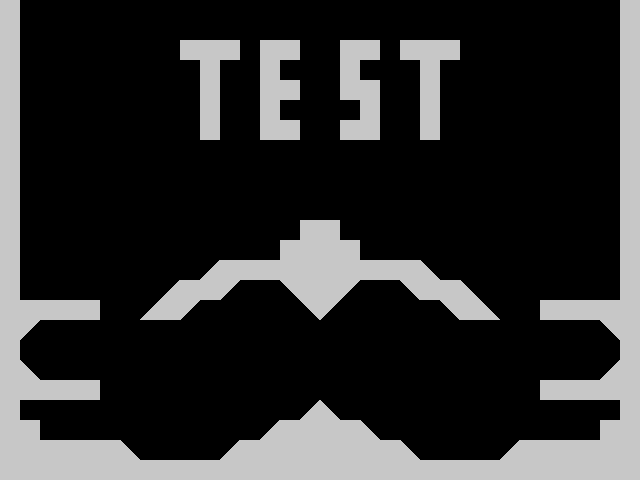

This game map was drawn from its Tiled (.tmx) file and the tilesets committed beside it. A one-line description and the full map source follow:
An orthogonal 32x24 tile map with 20x20 px tiles, 1 tile layer (Tile Layer 1).

<map version="1.4" tiledversion="1.4.3" orientation="orthogonal" renderorder="right-down" width="32" height="24" tilewidth="20" tileheight="20" infinite="0" nextlayerid="2" nextobjectid="1">
 <editorsettings>
  <export target="Level-Test-Tilemap.json" format="json" />
 </editorsettings>
 <tileset firstgid="1" source="Level-Test-Tileset.tsx" />
 <layer id="1" name="Tile Layer 1" width="32" height="24">
  <data encoding="csv">
2,0,0,0,0,0,0,0,0,0,0,0,0,0,0,0,0,0,0,0,0,0,0,0,0,0,0,0,0,0,0,2,
2,0,0,0,0,0,0,0,0,0,0,0,0,0,0,0,0,0,0,0,0,0,0,0,0,0,0,0,0,0,0,2,
2,0,0,0,0,0,0,0,0,2,2,2,0,2,2,0,0,2,2,0,2,2,2,0,0,0,0,0,0,0,0,2,
2,0,0,0,0,0,0,0,0,0,2,0,0,2,0,0,0,2,0,0,0,2,0,0,0,0,0,0,0,0,0,2,
2,0,0,0,0,0,0,0,0,0,2,0,0,2,2,0,0,2,2,0,0,2,0,0,0,0,0,0,0,0,0,2,
2,0,0,0,0,0,0,0,0,0,2,0,0,2,0,0,0,0,2,0,0,2,0,0,0,0,0,0,0,0,0,2,
2,0,0,0,0,0,0,0,0,0,2,0,0,2,2,0,0,2,2,0,0,2,0,0,0,0,0,0,0,0,0,2,
2,0,0,0,0,0,0,0,0,0,0,0,0,0,0,0,0,0,0,0,0,0,0,0,0,0,0,0,0,0,0,2,
2,0,0,0,0,0,0,0,0,0,0,0,0,0,0,0,0,0,0,0,0,0,0,0,0,0,0,0,0,0,0,2,
2,0,0,0,0,0,0,0,0,0,0,0,0,0,0,0,0,0,0,0,0,0,0,0,0,0,0,0,0,0,0,2,
2,0,0,0,0,0,0,0,0,0,0,0,0,0,0,0,0,0,0,0,0,0,0,0,0,0,0,0,0,0,0,2,
2,0,0,0,0,0,0,0,0,0,0,0,0,0,0,2,2,0,0,0,0,0,0,0,0,0,0,0,0,0,0,2,
2,0,0,0,0,0,0,0,0,0,0,0,0,0,2,2,2,2,0,0,0,0,0,0,0,0,0,0,0,0,0,2,
2,0,0,0,0,0,0,0,0,0,5,2,2,2,2,2,2,2,2,2,2,3,0,0,0,0,0,0,0,0,0,2,
2,0,0,0,0,0,0,0,5,2,2,4,0,0,6,2,2,4,0,0,6,2,2,3,0,0,0,0,0,0,0,2,
2,2,2,2,2,0,0,5,2,4,0,0,0,0,0,6,4,0,0,0,0,0,6,2,3,0,0,2,2,2,2,2,
2,4,0,0,0,0,0,0,0,0,0,0,0,0,0,0,0,0,0,0,0,0,0,0,0,0,0,0,0,0,6,2,
2,0,0,0,0,0,0,0,0,0,0,0,0,0,0,0,0,0,0,0,0,0,0,0,0,0,0,0,0,0,0,2,
2,3,0,0,0,0,0,0,0,0,0,0,0,0,0,0,0,0,0,0,0,0,0,0,0,0,0,0,0,0,5,2,
2,2,2,2,2,0,0,0,0,0,0,0,0,0,0,0,0,0,0,0,0,0,0,0,0,0,0,2,2,2,2,2,
2,0,0,0,0,0,0,0,0,0,0,0,0,0,0,5,3,0,0,0,0,0,0,0,0,0,0,0,0,0,0,2,
2,2,0,0,0,0,0,0,0,0,0,0,0,5,2,2,2,2,3,0,0,0,0,0,0,0,0,0,0,0,2,2,
2,2,2,2,2,2,3,0,0,0,0,5,2,2,2,2,2,2,2,2,3,0,0,0,0,5,2,2,2,2,2,2,
2,2,2,2,2,2,2,2,2,2,2,2,2,2,2,2,2,2,2,2,2,2,2,2,2,2,2,2,2,2,2,2
</data>
 </layer>
</map>
